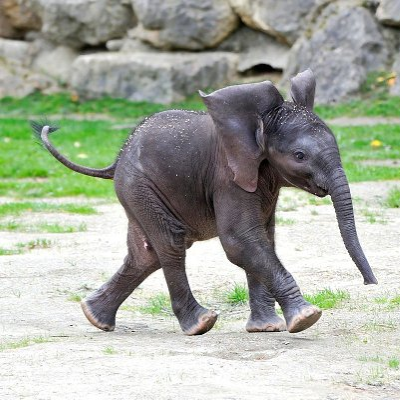
#> input picture sandbox/plt_colorbar/test.png, 400 x 400 px
$ python plt_colorbar.py
#> lines starting #> are read from the running program, lines starting #| are printed output that depends on the picture
import matplotlib.pyplot as plt
import numpy as np
from matplotlib import colors
from PIL import Image


# 1. Построить изображение с данными с нулевым альфа каналом
im = plt.imread('test.png')
#> im is the input picture: shape (400, 400, 3) float32; mean R, G, B 0.647, 0.668, 0.619
implot = plt.imshow(im)
vals = np.random.randint(3, size=(200, 200))
plt.pcolormesh(vals, cmap=plt.get_cmap('jet'), alpha=0)  # levels=levels сглаживание
# plt.axis('off')
plt.colorbar()
plt.savefig('saved_figure.png')
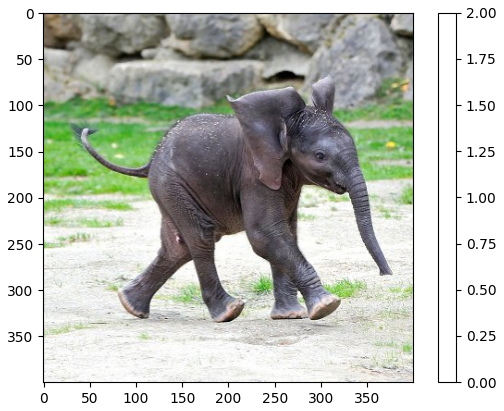
#> figure drawn by matplotlib, 2 panels
plt.clf()
# 2. Построить по данными цветовую карту с альфа равным 1
vals = np.random.randint(3, size=(200, 200))
plt.pcolormesh(vals, cmap=plt.get_cmap('jet'), alpha=1)  # levels=levels сглаживание
# plt.axis('off')
plt.colorbar()
plt.savefig('saved_figure.png')
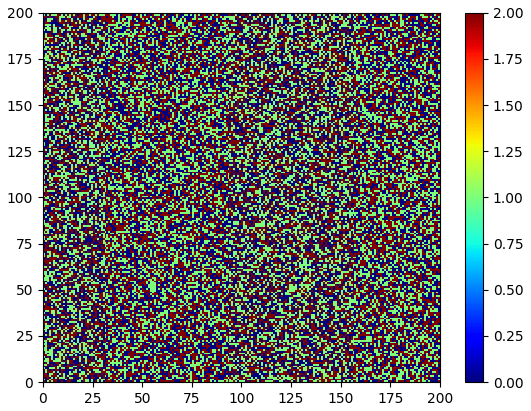
#> figure drawn by matplotlib, 2 panels
img = Image.open('saved_figure.png')
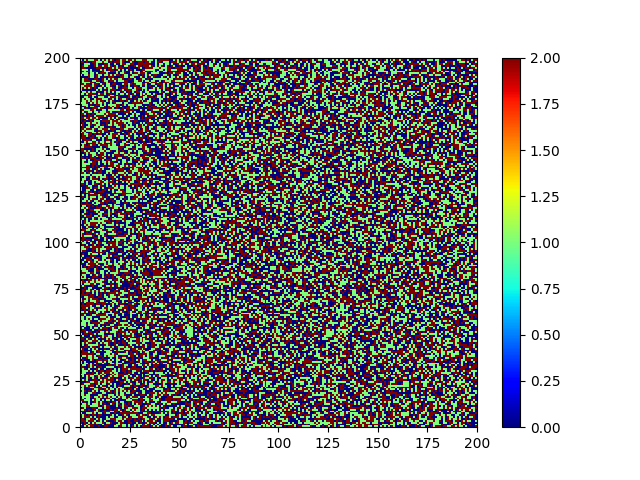
#> img: PIL image 640x480 RGBA; mean R, G, B, A 167.5, 168, 167, 255
pixdata = img.load()
width, height = img.size
#> width = 640; height = 480
for y in range(height):
    for x in range(width):
        print(pixdata[x,y])
#> this loop made 480 passes
#> (printed output is left out)
img.save("saved_figure.png", "PNG")
# [31 lines of commented-out code are left out]
